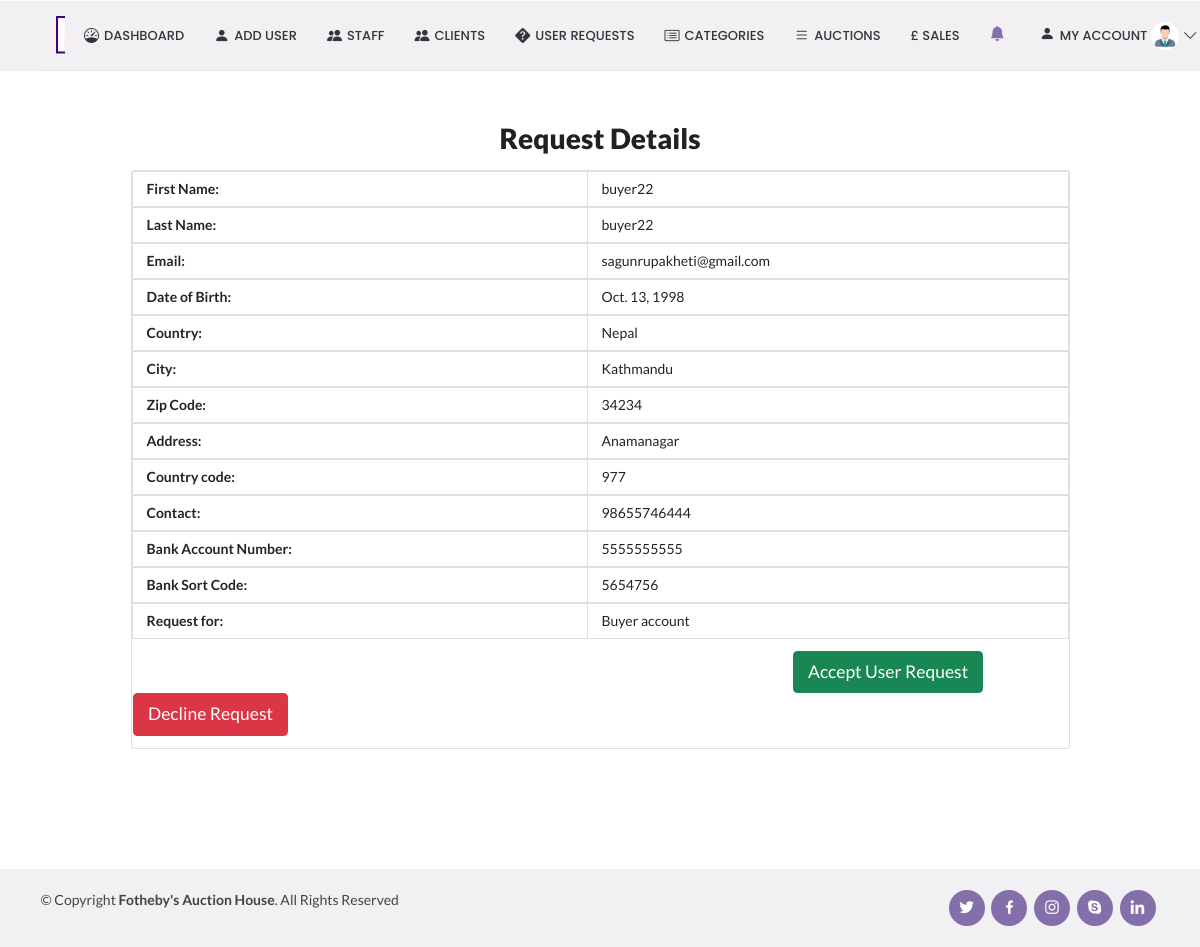
/viewDraftDetails/4, run on the app's committed database.
### auction_app/models.py (models this page shows)
class draftUser(models.Model):
    id = models.AutoField(primary_key=True, unique=True)
    firstName = models.CharField(max_length=255, )
    lastName = models.CharField(max_length=255, )
    email = models.EmailField(max_length=255,)
    dob = models.DateField(auto_now_add=False, auto_now=False, blank=True, validators=[eighteenYears])
    country = models.CharField(max_length=255, )
    city = models.CharField(max_length=255, )
    zip_code = models.CharField(max_length=5, )
    address = models.CharField(max_length=255, )
    country_code = models.CharField(max_length=255)
    contact = models.CharField(max_length=255, blank=True)
    bank_account_number = models.IntegerField()
    bank_sort_code= models.IntegerField()
    client_type = models.CharField(max_length=255)
    status = models.CharField(max_length=255, default='Pending')

### auction_app/views.py (the view)
# urls.py: path('viewDraftDetails/<userId>', views.viewDraftDetails, name='viewDraftDetails'),
def viewDraftDetails(request,userId):
    getRequestInfo = draftUser.objects.all().filter(id=userId)
    return render(request, 'viewDraftDetails.html', {'getRequestInfo':getRequestInfo})

### templates/viewDraftDetails.html
<!DOCTYPE html>
{% extends "adminDashboard.html"%}
{% load static %}
{% block body_block %}
    <section id="about" class="about bg-white" style="margin-left:10vw; width:80vw;">
        <div class="container">
            <h1><center><strong>Request Details</strong></center></h1>
            <div class="card">
                {% if getRequestInfo %}
                    {% for g in getRequestInfo %}
                      <ul class="list-group list-group-flush">
                         <div class="row">
                             <div class="col-6">
                                 <li class="list-group-item"><strong>First Name:</strong></li>
                             </div>
                             <div class="col-6">
                                <li class="list-group-item" style="margin-left:-2vw">{{g.firstName}}</li>
                             </div>
                         </div>
                          <div class="row">
                             <div class="col-6">
                                 <li class="list-group-item"><strong>Last Name:</strong></li>
                             </div>
                             <div class="col-6">
                                <li class="list-group-item" style="margin-left:-2vw">{{g.lastName}}</li>
                             </div>
                         </div>
                          <div class="row">
                             <div class="col-6">
                                 <li class="list-group-item"><strong>Email:</strong></li>
                             </div>
                             <div class="col-6">
                                <li class="list-group-item" style="margin-left:-2vw">{{g.email}}</li>
                             </div>
                         </div>
                         <div class="row">
                             <div class="col-6">
                                 <li class="list-group-item"><strong>Date of Birth:</strong></li>
                             </div>
                             <div class="col-6">
                                <li class="list-group-item" style="margin-left:-2vw">{{g.dob}}</li>
                             </div>
                         </div>
                          <div class="row">
                             <div class="col-6">
                                 <li class="list-group-item"><strong>Country:</strong></li>
                             </div>
                             <div class="col-6">
                                <li class="list-group-item" style="margin-left:-2vw">{{g.country}}</li>
                             </div>
                         </div>
                          <div class="row">
                             <div class="col-6">
                                 <li class="list-group-item"><strong>City:</strong></li>
                             </div>
                             <div class="col-6">
                                <li class="list-group-item" style="margin-left:-2vw">{{g.city}}</li>
                             </div>
                         </div>
                          <div class="row">
                             <div class="col-6">
                                 <li class="list-group-item"><strong>Zip Code:</strong></li>
                             </div>
                             <div class="col-6">
                                <li class="list-group-item" style="margin-left:-2vw">{{g.zip_code}}</li>
                             </div>
                         </div>
                          <div class="row">
                             <div class="col-6">
                                 <li class="list-group-item"><strong>Address:</strong></li>
                             </div>
                             <div class="col-6">
                                <li class="list-group-item" style="margin-left:-2vw">{{g.address}}</li>
                             </div>
                         </div>
                          <div class="row">
                             <div class="col-6">
                                 <li class="list-group-item"><strong>Country code:</strong></li>
                             </div>
                             <div class="col-6">
                                <li class="list-group-item" style="margin-left:-2vw">{{g.country_code}}</li>
                             </div>
                         </div>
                          <div class="row">
                             <div class="col-6">
                                 <li class="list-group-item"><strong>Contact:</strong></li>
                             </div>
                             <div class="col-6">
                                <li class="list-group-item" style="margin-left:-2vw">{{g.contact}}</li>
                             </div>
                         </div>
                          <div class="row">
                             <div class="col-6">
                                 <li class="list-group-item"><strong>Bank Account Number:</strong></li>
                             </div>
                             <div class="col-6">
                                <li class="list-group-item" style="margin-left:-2vw">{{g.bank_account_number}}</li>
                             </div>
                         </div>
                          <div class="row">
                             <div class="col-6">
                                 <li class="list-group-item"><strong>Bank Sort Code:</strong></li>
                             </div>
                             <div class="col-6">
                                <li class="list-group-item" style="margin-left:-2vw">{{g.bank_sort_code}}</li>
                             </div>
                         </div>
                          <div class="row">
                             <div class="col-6">
                                 <li class="list-group-item"><strong>Request for:</strong></li>
                             </div>
                             <div class="col-6">
                                <li class="list-group-item" style="margin-left:-2vw">{{g.client_type}} account</li>
                             </div>
                         </div>
                         <div class="row" >
                             <div class="col-12" style="padding:1vw;">
                                 <strong><a href="{% url 'acceptUser' g.id %}" style="text-decoration:none;margin-left:55vw;" class="btn btn-success btn-lg">Accept User Request</a></strong>
                                <a href="{% url 'declineUser' g.id %}" style="text-decoration:none" class="btn btn-danger btn-lg">Decline Request</a>
                             </div>
                         </div>
                      </ul>
                    {% endfor %}
                {% endif %}
            </div>
        </div>
    </section>
{% endblock %}

### static/css/style.css (style rules this page uses)
body { font-family: "Open Sans", sans-serif; color: #444444; }
a { color: #009970; text-decoration: none; }
h1, h2, h3, h4, h5, h6 { font-family: "Raleway", sans-serif; }
section { padding: 60px 0; overflow: hidden; }

### data on the page
draftUser: firstName "buyer22", lastName "buyer22", email "sagunrupakheti@gmail.com", dob "Oct. 13, 1998", country "Nepal", city "Kathmandu", zip_code "34234", address "Anamanagar", country_code "977", contact "98655746444", bank_account_number "5555555555", bank_sort_code "5654756", client_type "Buyer"
